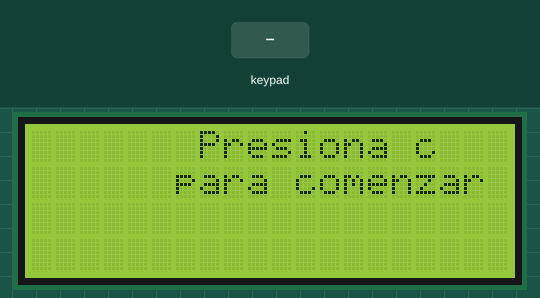
Recording of a sketch running on a simulated Arduino Uno, built with avr-gcc and run on an emulated ATmega328P. Shown: 20×4 character LCD. The test bench sets the inputs (shaded band). At 6.7 s the program stops and its outputs stay as they are.

Above: at 1.6 s.
1.7 s: key 'c' pressed
At 2.2 s:
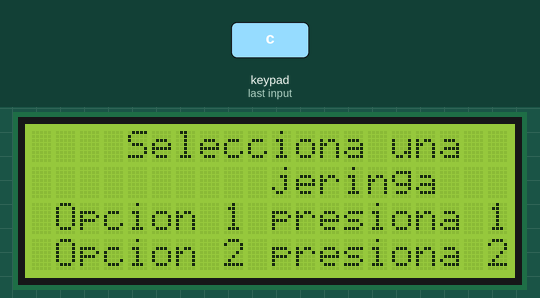
3.2 s: key '1' pressed
At 4.8 s:
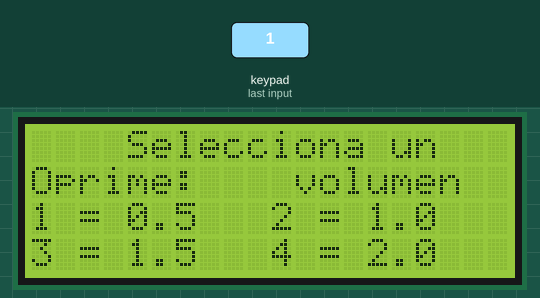
5.7 s: keypad keys 2 3 4 5 pressed 0.4 s apart
At 7.9 s:
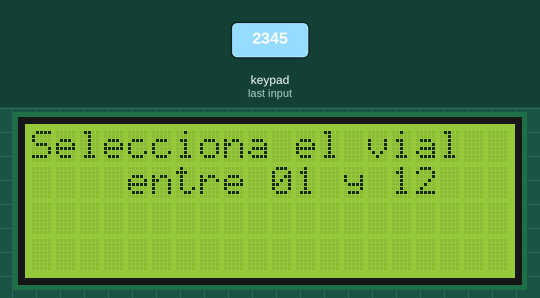
Timing chart, 0 to 8.2 s (numbered marks = the images above; inputs shaded):
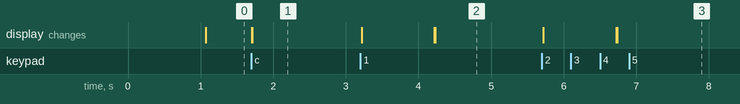

Measured:
- after the input at 1.7 s, the display: first changes at once (image 1 shows a later state)
- after the input at 3.2 s, the display: first changes at once (image 2 shows a later state)
- after the input at 5.7 s, the display: first changes at once (image 3 shows a later state)

The sketch:

LCDyTeclado.ino
```cpp
#include <Keypad.h> // Libreria para el teclado
#include <LiquidCrystal.h> // Libreria para el LCD

const int rs = 13, en = 12, d4 = 11, d5 = 10, d6 = 1, d7 = 0;
LiquidCrystal lcd(rs, en, d4, d5, d6, d7);
const byte Filas = 4;
const byte Columnas = 4;
char Teclas [Filas][Columnas] = {
  {'7','8','9','/'},
  {'4','5','6','*'},
  {'1','2','3','-'},
  {'c','0','=','+'}
};
byte FilasPin[Filas] = {2,3,4,5}; // Pines a los que estan conectadas las filas
byte ColumnasPin[Columnas] = {6,7,8,9}; // Pines a los que estan conectadas las columnas
int i = 0;
int vialTotal = 0;
char puls = 0;
char arr[10];
String vial = "";
String vial1 = "";
Keypad keypad = Keypad(makeKeymap (Teclas), FilasPin, ColumnasPin, Filas, Columnas);

void setup() {
  lcd.begin(20,4); // Tamaño de la LCD

}

void loop() {

  switch (i){

    case 0:

        lcd.setCursor(8,1);
        lcd.print(" Oreo ");
        delay(1000);
        lcd.clear();

    while (puls != 'c'){

        lcd.setCursor(6,0);
        lcd.print(" Presiona c ");
        lcd.setCursor(5,1);
        lcd.print(" para comenzar ");
        puls = keypad.getKey();

    }
    lcd.clear();
    i = 1;
    break;

    case 1: // Selecciona jeringa
        puls = 0;
    while (puls == 0){

        lcd.setCursor(4,0);
        lcd.print("Selecciona una ");
        lcd.setCursor(10,1);
        lcd.print("jeringa ");

        lcd.setCursor(1,2);
        lcd.print("Opcion 1");
        lcd.setCursor(10,2);
        lcd.print("presiona 1");

        lcd.setCursor(1,3);
        lcd.print("Opcion 2");
        lcd.setCursor(10,3);
        lcd.print("presiona 2");
        puls = keypad.getKey();

     }


      if (puls == '1'){ // Jeringa de insulina (1ml)
        lcd.clear();
        lcd.setCursor(2,0);
        lcd.print("Selecciono 1");
        puls = keypad.getKey();
        delay(1000);

      }
       else if (puls == '2'){ // Jeringa de 4ml
         lcd.clear();
         lcd.setCursor(2,0);
         lcd.print("Selecciono 2");
         puls = keypad.getKey();
         delay(1000);

       }

      lcd.clear();
      i = 2;
      break;

      case 2: // Selecciona volumen
           puls = 0;
         while (puls == 0){

            lcd.setCursor(4,0);
            lcd.print("Selecciona un ");
            lcd.setCursor(10,1);
            lcd.print(" volumen ");

            // Jeringa de 4 ml
            lcd.setCursor(0,1);
            lcd.print("Oprime:");
            lcd.setCursor(0,2);
            lcd.print("1 = 0.5");
            lcd.setCursor(10,2);
            lcd.print("2 = 1.0");
            lcd.setCursor(0,3);
            lcd.print("3 = 1.5");
            lcd.setCursor(10,3);
            lcd.print("4 = 2.0");
            puls = keypad.getKey();

           }

           if (puls == '1'){
            lcd.clear();
            lcd.setCursor(2,0);
            lcd.print("Selecciono 0.5 ml");
            puls = keypad.getKey();
            delay(1000);

            }
           else if (puls == '2'){
            lcd.clear();
            lcd.setCursor(2,0);
            lcd.print("Selecciono 1.0 ml");
//            puls = keypad.getKey();
            delay(1000);

            }
           else if (puls == '3'){
            lcd.clear();
            lcd.setCursor(2,0);
            lcd.print("Selecciono 1.5 ml");
            puls = keypad.getKey();
            delay(1000);
            }
           else if (puls == '4'){
            lcd.clear();
            lcd.setCursor(2,0);
            lcd.print("Selecciono 2.0 ml");
            puls = keypad.getKey();
            delay(1000);
            }
      lcd.clear();
      i = 3;
      break;

         puls = 0;
         while (puls == 0){// Jeringa de 1 ml

            lcd.setCursor(4,0);
            lcd.print("Selecciona un ");
            lcd.setCursor(10,1);
            lcd.print(" volumen ");
            lcd.setCursor(0,1);

            lcd.print("Oprime:");
            lcd.setCursor(0,2);
            lcd.print("5 = 0.2");
            lcd.setCursor(10,2);
            lcd.print("6 = 0.5");
            lcd.setCursor(0,3);
            lcd.print("7 = 0.7");
            lcd.setCursor(10,3);
            lcd.print("8 = 0.9");
            puls = keypad.getKey();

            }

           if (puls == '5'){
            lcd.clear();
            lcd.setCursor(2,0);
            lcd.print("Selecciono 0.2 ml");
            puls = keypad.getKey();
            delay(1000);

            }
           else if (puls == '6'){
            lcd.clear();
            lcd.setCursor(2,0);
            lcd.print("Selecciono 0.5 ml");
            puls = keypad.getKey();
            delay(1000);

            }
           else if (puls == '7'){
            lcd.clear();
            lcd.setCursor(2,0);
            lcd.print("Selecciono 0.7 ml");
            puls = keypad.getKey();
            delay(1000);
            }
           else if (puls == '8'){
            lcd.clear();
            lcd.setCursor(2,0);
            lcd.print("Selecciono 0.9 ml");
            puls = keypad.getKey();
            delay(1000);
            }

      lcd.clear();
      i = 3;
//      break;

      case 3:  // Selecciona vial

       puls = 0;
       vial = "";
         while (puls == 0){

            lcd.setCursor(0,0);
            lcd.print("Selecciona el vial ");
            lcd.setCursor(4,1);
            lcd.print("entre 01 y 12 ");

            }

            lcd.clear();
            vial += puls;
            lcd.setCursor(0,0);
            lcd.print("Vial:");
            lcd.setCursor(0,2);
            lcd.print(vial.toInt());

            puls = 0;
            vial1 = "";
            vial1 = vial1.toInt();
            while(puls == 0 ){

            puls = keypad.getKey();

            }

//            vial1 += puls;
//            lcd.setCursor(1,2);
//            lcd.print(vial1.toInt());
//            delay(1000);
//            lcd.clear();
//            lcd.setCursor(2,2);
//            vialTotal= (int)(vial.toInt()*10) + (int)(vial1.toInt());
//            lcd.print(vial1);
//            delay (1000);
//
//          if(vialTotal=0 || vialTotal>12){
//
//            lcd.clear();
//
//            lcd.setCursor(4,0);
//            lcd.print("Vial");
//            lcd.setCursor(4,1);
//            lcd.print("incorrecto");
//            delay(1000);
//
//            }
      lcd.clear();
      i = 4;
//      break;
  }
}
```
